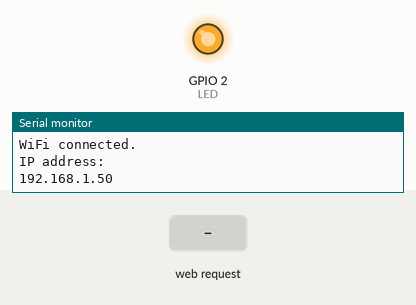
Recording of a sketch running on a simulated ESP32. Parts: output pins drawn as LEDs (lit = HIGH), the last lines printed to the serial monitor. The inputs (shaded band) are chosen by the test bench. WiFi joins after 1.5 s; servers stay silent unless stated.

Above: at 2.7 s.
2.8 s: HTTP request GET /2/on received
4.3 s: HTTP request GET /2/off received
At 5.4 s:
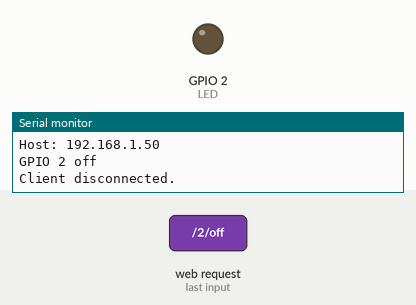
5.8 s: HTTP request GET /off received
Timing chart, 0 to 8.8 s (numbered marks = the images above; inputs shaded):
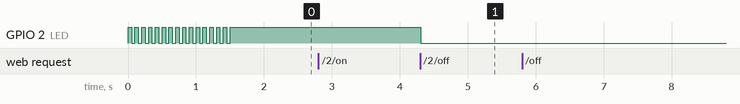

The sketch:

WebServerControlLed.ino
```cpp
/*********
  Rui Santos
  Complete project details at https://randomnerdtutorials.com
*********/

// Load Wi-Fi library
#include <WiFi.h>
#define LED 2
// Replace with your network credentials
const char* ssid = "DIGIFIBRA-zPcf";
const char* password = "EP7QtHSGA3";

// Set web server port number to 80
WiFiServer server(80);

// Variable to store the HTTP request
String header;

// Current time
unsigned long currentTime = millis();
// Previous time
unsigned long previousTime = 0;
// Define timeout time in milliseconds (example: 2000ms = 2s)
const long timeoutTime = 2000;
String output2State = "";

void setup() {
    pinMode(LED,OUTPUT);
  Serial.begin(115200);

  // Connect to Wi-Fi network with SSID and password
  Serial.print("Connecting to ");
  Serial.println(ssid);
  WiFi.begin(ssid, password);
  while (WiFi.status() != WL_CONNECTED) {
    digitalWrite(LED,HIGH);
    delay(50);
    digitalWrite(LED,LOW);
    delay(50);
  }
  // Print local IP address and start web server
  Serial.println("");
  Serial.println("WiFi connected.");
  Serial.println("IP address: ");
  Serial.println(WiFi.localIP());
  digitalWrite(LED,HIGH);
  server.begin();
}

void loop(){
  WiFiClient client = server.available();   // Listen for incoming clients

  if (client) {                             // If a new client connects,
    currentTime = millis();
    previousTime = currentTime;
    Serial.println("New Client.");          // print a message out in the serial port
    String currentLine = "";                // make a String to hold incoming data from the client
    while (client.connected() && currentTime - previousTime <= timeoutTime) {  // loop while the client's connected
      currentTime = millis();
      if (client.available()) {             // if there's bytes to read from the client,
        char c = client.read();             // read a byte, then
        Serial.write(c);                    // print it out the serial monitor
        header += c;
        if (c == '\n') {                    // if the byte is a newline character
          // if the current line is blank, you got two newline characters in a row.
          // that's the end of the client HTTP request, so send a response:
          if (currentLine.length() == 0) {
            // HTTP headers always start with a response code (e.g. HTTP/1.1 200 OK)
            // and a content-type so the client knows what's coming, then a blank line:
            client.println("HTTP/1.1 200 OK");
            client.println("Content-type:text/html");
            client.println("Connection: close");
            client.println();

            // turns the GPIOs on and off
            if (header.indexOf("GET /2/on") >= 0) {
              Serial.println("GPIO 2 on");
              output2State = "on";
              digitalWrite(LED, HIGH);
            } else if (header.indexOf("GET /2/off") >= 0) {
              Serial.println("GPIO 2 off");
              output2State = "off";
              digitalWrite(LED, LOW);
            }

            // Display the HTML web page
            client.println("<!DOCTYPE html><html>");
            client.println("<head><meta name=\"viewport\" content=\"width=device-width, initial-scale=1\">");
            client.println("<link rel=\"icon\" href=\"data:,\">");
            // CSS to style the on/off buttons
            // Feel free to change the background-color and font-size attributes to fit your preferences
            client.println("<style>html { font-family: Helvetica; display: inline-block; margin: 0px auto; text-align: center;}");
            client.println(".button { background-color: #4CAF50; border: none; color: white; padding: 16px 40px;");
            client.println("text-decoration: none; font-size: 30px; margin: 2px; cursor: pointer;}");
            client.println(".button2 {background-color: #555555;}</style></head>");

            // Web Page Heading
            client.println("<body><h1>ESP32 Web Server</h1>");

            // Display current state, and ON/OFF buttons for GPIO 2
            client.println("<p>GPIO 2 - State " + output2State + "</p>");
            // If the output2State is off, it displays the ON button
            if (output2State=="off") {
              client.println("<p><a href=\"/2/on\"><button class=\"button\">ON</button></a></p>");
            } else {
              client.println("<p><a href=\"/2/off\"><button class=\"button button2\">OFF</button></a></p>");
            }


            client.println("</body></html>");

            // The HTTP response ends with another blank line
            client.println();
            // Break out of the while loop
            break;
          } else { // if you got a newline, then clear currentLine
            currentLine = "";
          }
        } else if (c != '\r') {  // if you got anything else but a carriage return character,
          currentLine += c;      // add it to the end of the currentLine
        }
      }
    }
    // Clear the header variable
    header = "";
    // Close the connection
    client.stop();
    Serial.println("Client disconnected.");
    Serial.println("");
  }
}
```

Measured:
- after the input at 4.3 s, GPIO 2 (LED): HIGH → LOW at once
